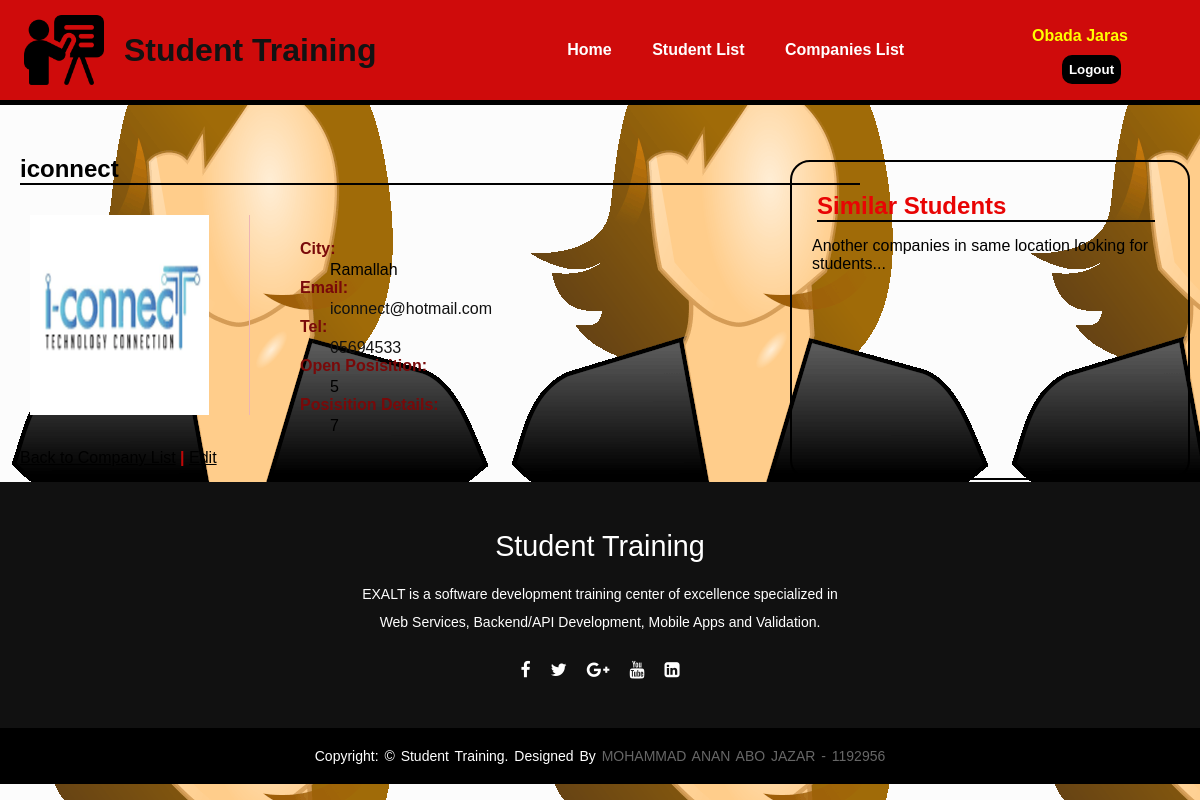
/company.php?id=15 (signed in), run on the app's committed database.
### tables this page shows
CREATE TABLE `company` (
  `id` int(11) NOT NULL,
  `name` varchar(50) NOT NULL,
  `cityid` int(50) NOT NULL,
  `email` varchar(50) NOT NULL,
  `tel` varchar(50) NOT NULL,
  `positioncount` varchar(10) NOT NULL,
  `positiondetails` varchar(50) NOT NULL,
  `logopath` varchar(100) NOT NULL,
  `userid` int(11) NOT NULL
);

CREATE TABLE `city` (
  `id` int(50) NOT NULL,
  `name` varchar(50) NOT NULL,
  `country` varchar(50) NOT NULL
);

### model.php (called while the page is built, shortened)
<?php
    class Model{
        public function getCity($cityid){
            $object_db = new DatabaseConnection;
            $conn = $object_db->connect();
            $query = "SELECT id , name , country FROM city WHERE id=".$cityid;
            $statement = $conn->prepare($query);
            $statement->execute();
            $count = $statement->rowCount();
            $city = "";
            if ($count == 1){
                while($row=$statement->fetch(PDO::FETCH_NUM)){
                    $city = $row[2];
                }
                return $city;
            }
            else{
                $city = "No City";
                return $city;
            }
        }
        public function getCompanyRecord1($id){
            $object_db = new DatabaseConnection;
            $conn = $object_db->connect();
            $query = "SELECT * FROM company WHERE userid ='".$id."'";
            $statement = $conn->prepare($query);
            $statement->execute();
            return $statement ;
        }
    }
?>

### company.php (the view, shortened to what this page needs)
<?php include "parts/_header.php" ?>
<?php include_once 'model.php'; ?>
<main>
    <?php
        if(isset($_GET['id'])){
            $userid = $_GET['id'];
            $model_obj = new Model;
            $statement = $model_obj->getCompanyRecord1($userid);
            $count = $statement->rowCount();
            if ($count > 0){
                while($row=$statement->fetch(PDO::FETCH_NUM)){
                    $city = $model_obj->getCity($row[2]);
                    ?>
                    <h2><?php echo $row[1] ?></h2>
                    <img class='description-img' id='description-company-img' src="<?php echo $row[7]?>" alt='company logo'/>
                    <dl class='decription' id='description-company'>
                        <dt>City:</dt>
                        <dd><?php echo $city ?></dd>
                        <dt>Email:</dt>
                        <dd><a href='mailto:<?php echo $row[3] ?>'><?php echo $row[3] ?></a></dd>
                        <dt>Tel:</dt>
                        <dd><a href='tel:+<?php echo $row[4] ?>'><?php echo $row[4] ?></a></dd>
                        <dt>Open Posisition:</dt>
                        <dd><?php echo $row[5] ?></dd>
                        <dt>Posisition Details:</dt>
                        <dd><?php echo $row[6] ?></dd>
                    </dl>
        <?php }}} ?>
        <?php if ($_SESSION['userid'] == $_GET['id'] && $_SESSION['usertype'] == "company"){ ?>
        <p class="back-edit-link">
            <a  href="companies.php" >Back to Company List</a> <span>|</span> <a href="add-company.php?is_edit=0&id=<?php echo $_GET['id'] ?>">Edit</a>
        </p>
        <?php } else { ?>
        <p class="back-edit-link">
            <a href="companies.php" >Back to Company List</a>
        </p>
        <?php } ?>
    <aside class="company_aside">
        <h2>Similar Students</h2>
        <p>
            Another companies in same location looking for students...
        </p>
    </aside>
</main>
<?php include "parts/_footer.php" ?>

### css/layout.css (style rules this page uses)
* { margin: 0; padding: 0; box-sizing: border-box; }
body { background-color: #fcfcfc; font-family: sans-serif; background-image: url("images/my-photo.png"); }
main h2 { margin-top: 50px; margin-left: 20px; border-bottom: 2px black solid; width: 70%; }
aside { border: black 2px solid; width: 400px; position: absolute; top: 10em; right: 0; margin-right: 10px; border-radius: 20px; padding: 20px; }
aside h2 { color: rgb(232, 4, 4); }
.company_aside { padding: 20px; height: 40%; }
.company_aside h2 { width: 95%; margin-left: 5px; margin-top: 10px; margin-bottom: 15px; }
.description-img { width: 300px; height: 200px; margin-top: 10px; margin-left: 16px; padding-right: 40px; border-right: 1.3px rgb(237, 181, 181) solid; }
.decription { position: absolute; top: 220px; left: 400px; }
dd { padding-left: 20px; padding-top: 3px; color: black; text-decoration: none; }
dt { color: rgb(121, 9, 9); font-weight: 550; }
.decription a { color: #111; text-decoration: none; transition: 0.20s ease-in; }
.back-edit-link { margin-left: 20px; margin-top: 10px; margin-bottom: 15px; }
.back-edit-link a { color: #000; }
.back-edit-link span { color: rgb(190, 8, 8); font-weight: 600; }
#description-company-img.description-img { width: 220px; height: 200px; margin-top: 30px; margin-left: 30px; margin-bottom: 20px; }
#description-company.decription { margin-top: 20px; left: 300px; }
#description-company.decription dd { padding-left: 30px; }

### data on the page
company: name "iconnect", logopath (picture), cityid.country "Ramallah", email "iconnect@hotmail.com", tel "05694533", positioncount "5", positiondetails "7"

### other printed values
$displayname "Obada Jaras"
